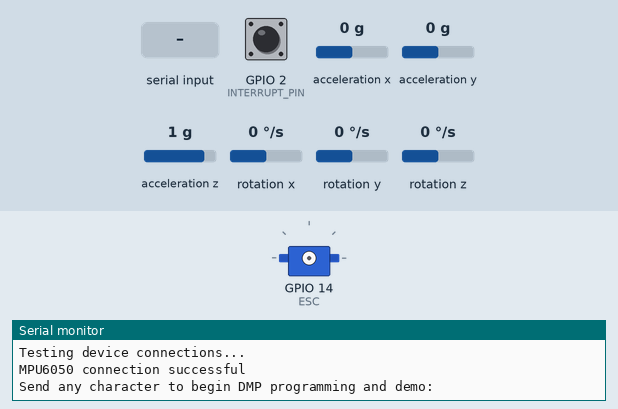
This sketch was run on a simulated ESP32. Parts: servo, the last lines printed to the serial monitor. The test bench sets the inputs (shaded band); at power-on: acceleration x 0 g, acceleration y 0 g, acceleration z 1 g, rotation z 0 °/s, GPIO 2 (INTERRUPT_PIN) HIGH, rotation x 0 °/s, rotation y 0 °/s. The sensor or clock chip raises its interrupt line as the real part does.

Above: at 0.8 s.
0.9 s: "1\n" received over Serial
At 2.2 s:
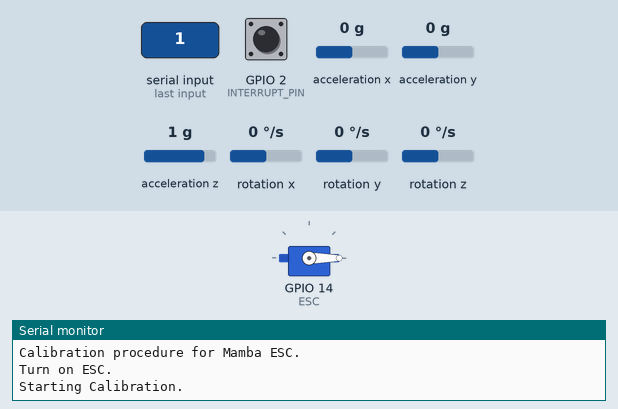
At 3.2 s:
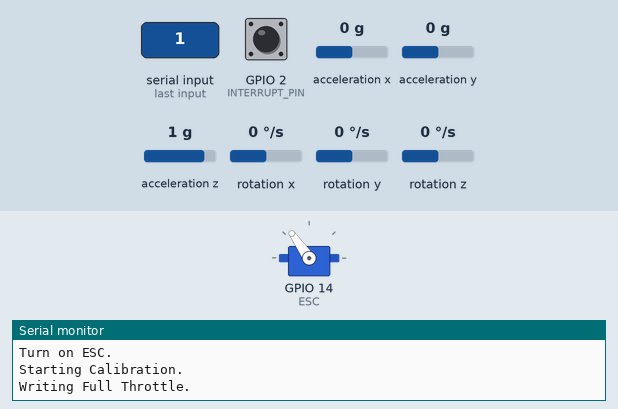
3.9 s: acceleration x set to -1.4 g
5.9 s: acceleration y set to -1.4 g
8.9 s: acceleration z set to -1.4 g
At 11.6 s:
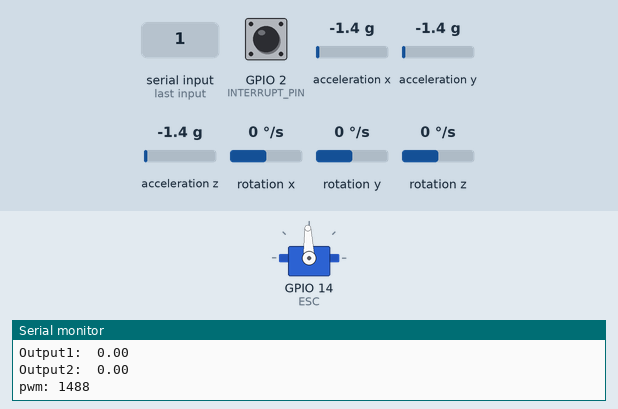
11.9 s: rotation z set to -192 °/s
13.4 s: rotation z set to 100 °/s
At 15.3 s:
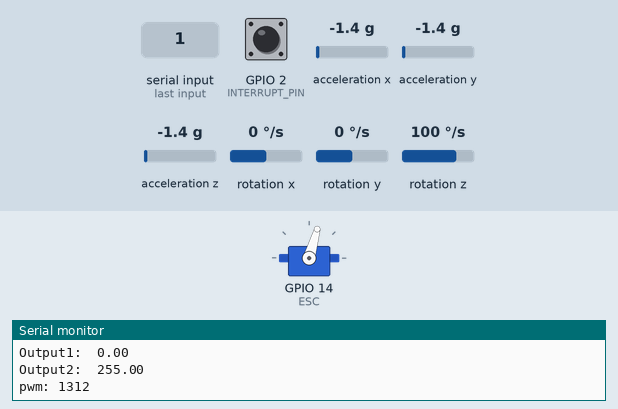
Timing chart, 0 to 17.0 s (numbered marks = the images above; inputs shaded):
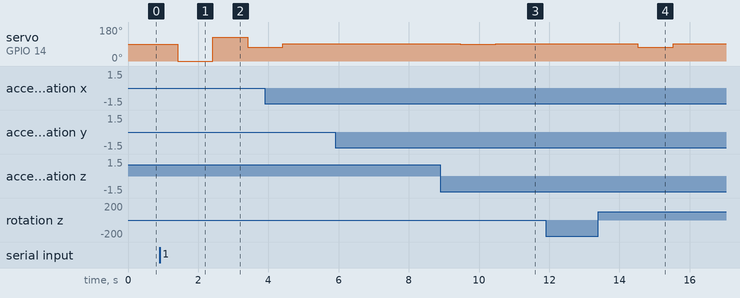

Measured:
- after the input at 0.9 s, servo on GPIO 14 (ESC): 90° → 0° after 0.51 s, → 125° 1.0 s later, → 74° 1.0 s later
- after the input at 8.9 s, servo on GPIO 14 (ESC): 92° → 89° after 0.57 s, → 92° 1.0 s later
- after the input at 13.4 s, servo on GPIO 14 (ESC): 92° → 74° after 1.1 s, → 92° 1.0 s later

The sketch:

Rwcontrol.ino
```cpp
#include "PID_v1.h"
#include <ESP32Servo.h>


// I2Cdev and MPU6050 must be installed as libraries, or else the .cpp/.h files
// for both classes must be in the include path of your project
#include "I2Cdev.h"

#include "MPU6050_6Axis_MotionApps20.h"
//#include "MPU6050.h" // not necessary if using MotionApps include file

// Arduino Wire library is required if I2Cdev I2CDEV_ARDUINO_WIRE implementation
// is used in I2Cdev.h
#if I2CDEV_IMPLEMENTATION == I2CDEV_ARDUINO_WIRE
    #include "Wire.h"
#endif

// class default I2C address is 0x68
// specific I2C addresses may be passed as a parameter here
// AD0 low = 0x68 (default for SparkFun breakout and InvenSense evaluation board)
// AD0 high = 0x69
MPU6050 mpu;
//MPU6050 mpu(0x69); // <-- use for AD0 high

Servo ESC;
int pwm = 0;
int neutral = 1488;
int fullForward = 1832;
int fullReverse = 1312;


//long timeCur, timePrev, timeStart;
double Input;
static double Output;
double Setpoint = 0;
float Kp = 1.0;
float Ki = 0.0;
float Kd = 1.0;
PID balancePID(&Input,&Output,&Setpoint,Kp,Ki,Kd,DIRECT);


#define OUTPUT_READABLE_EULER

// uncomment "OUTPUT_READABLE_YAWPITCHROLL"
#define OUTPUT_READABLE_YAWPITCHROLL


#define INTERRUPT_PIN 2  // use pin 2 on Arduino Uno & most boards
#define LED_PIN 22 // (Arduino is 13, Teensy is 11, Teensy++ is 6)
#define SDA 21
#define SCL 22
bool blinkState = false;

// MPU control/status vars
bool dmpReady = false;  // set true if DMP init was successful
uint8_t mpuIntStatus;   // holds actual interrupt status byte from MPU
uint8_t devStatus;      // return status after each device operation (0 = success, !0 = error)
uint16_t packetSize;    // expected DMP packet size (default is 42 bytes)
uint16_t fifoCount;     // count of all bytes currently in
uint8_t fifoBuffer[64]; // FIFO storage buffer

// orientation/motion vars
Quaternion q;           // [w, x, y, z]         quaternion container
VectorInt16 aa;         // [x, y, z]            accel sensor measurements
VectorInt16 aaReal;     // [x, y, z]            gravity-free accel sensor measurements
VectorInt16 aaWorld;    // [x, y, z]            world-frame accel sensor measurements
VectorFloat gravity;    // [x, y, z]            gravity vector
float euler[3];         // [psi, theta, phi]    Euler angle container
float ypr[3];           // [yaw, pitch, roll]   yaw/pitch/roll container and gravity vector

// packet structure for InvenSense teapot demo
uint8_t teapotPacket[14] = { '$', 0x02, 0,0, 0,0, 0,0, 0,0, 0x00, 0x00, '\r', '\n' };


// ================================================================
// ===               INTERRUPT DETECTION ROUTINE                ===
// ================================================================

volatile bool mpuInterrupt = false;     // indicates whether MPU interrupt pin has gone high
void dmpDataReady() {
    mpuInterrupt = true;
}

void write_pwm(float speed){
  ESC.writeMicroseconds(speed);
 // return speed;
}

void calibrateESC () {
   Serial.println("Calibration procedure for Mamba ESC.");
  Serial.println("Turn on ESC.");
  ESC.writeMicroseconds(0);
  Serial.println("Starting Calibration.");
  delay(1000);
  ESC.writeMicroseconds(1832);
  Serial.println("Writing Full Throttle.");
  delay(1000);
  ESC.writeMicroseconds(1312);
  Serial.println("Writing Full Reverse.");
  delay(1000);
  ESC.writeMicroseconds(1488);
  Serial.println("Writing Neutral.");
  delay(1000);
  Serial.println("Calibration Complete.");
}

// ================================================================
// ===                      INITIAL SETUP                       ===
// ================================================================

void setup() {
    // join I2C bus (I2Cdev library doesn't do this automatically)
    #if I2CDEV_IMPLEMENTATION == I2CDEV_ARDUINO_WIRE
        Wire.begin(SDA, SCL, 400000);
        //Wire.setClock(400000); // 400kHz I2C clock. Comment this line if having compilation difficulties
    #elif I2CDEV_IMPLEMENTATION == I2CDEV_BUILTIN_FASTWIRE
        Fastwire::setup(400, true);
    #endif

    // initialize serial communication
    // (115200 chosen because it is required for Teapot Demo output, but it's
    // really up to you depending on your project)
    Serial.begin(115200);
    while (!Serial); // wait for Leonardo enumeration, others continue immediately

    // NOTE: 8MHz or slower host processors, like the Teensy @ 3.3V or Arduino
    // Pro Mini running at 3.3V, cannot handle this baud rate reliably due to
    // the baud timing being too misaligned with processor ticks. You must use
    // 38400 or slower in these cases, or use some kind of external separate
    // crystal solution for the UART timer.

    // initialize device
    Serial.println(F("Initializing I2C devices..."));
    mpu.initialize();
    pinMode(INTERRUPT_PIN, INPUT_PULLUP);

    // verify connection
    Serial.println(F("Testing device connections..."));
    Serial.println(mpu.testConnection() ? F("MPU6050 connection successful") : F("MPU6050 connection failed"));

    // wait for ready
    Serial.println(F("\nSend any character to begin DMP programming and demo: "));
    while (Serial.available() && Serial.read()); // empty buffer
    while (!Serial.available());                 // wait for data
    while (Serial.available() && Serial.read()); // empty buffer again

    // load and configure the DMP
    Serial.println(F("Initializing DMP..."));
    devStatus = mpu.dmpInitialize();

    // supply your own gyro offsets here, scaled for min sensitivity
    mpu.setXGyroOffset(220);
    mpu.setYGyroOffset(76);
    mpu.setZGyroOffset(-85);
    mpu.setZAccelOffset(1788); // 1688 factory default for my test chip

    // make sure it worked (returns 0 if so)
    if (devStatus == 0) {
        // Calibration Time: generate offsets and calibrate our MPU6050
        mpu.CalibrateAccel(6);
        mpu.CalibrateGyro(6);
        mpu.PrintActiveOffsets();
        // turn on the DMP, now that it's ready
        Serial.println(F("Enabling DMP..."));
        mpu.setDMPEnabled(true);

        // enable Arduino interrupt detection
        Serial.print(F("Enabling interrupt detection (Arduino external interrupt "));
        Serial.print(digitalPinToInterrupt(INTERRUPT_PIN));
        Serial.println(F(")..."));
        attachInterrupt(digitalPinToInterrupt(INTERRUPT_PIN), dmpDataReady, RISING);
        mpuIntStatus = mpu.getIntStatus();

        // set our DMP Ready flag so the main loop() function knows it's okay to use it
        Serial.println(F("DMP ready! Waiting for first interrupt..."));
        dmpReady = true;

        // get expected DMP packet size for later comparison
        packetSize = mpu.dmpGetFIFOPacketSize();
    } else {
        // ERROR!
        // 1 = initial memory load failed
        // 2 = DMP configuration updates failed
        // (if it's going to break, usually the code will be 1)
        Serial.print(F("DMP Initialization failed (code "));
        Serial.print(devStatus);
        Serial.println(F(")"));
    }

    ESC.attach(14);  //49
    balancePID.SetMode(AUTOMATIC); //
    balancePID.SetOutputLimits(0,255);
    // configure LED for output
    pinMode(LED_PIN, OUTPUT);
    calibrateESC();


}


// ================================================================
// ===                    MAIN PROGRAM LOOP                     ===
// ================================================================

void loop() {
    // if programming failed, don't try to do anything
    if (!dmpReady) return;
    // read a packet from FIFO
    if (mpu.dmpGetCurrentFIFOPacket(fifoBuffer))  { // Get the Latest packet
        /*
        && (millis()-timeCur > 10)
        timePrev = timeCur;
        timeCur = millis();
        */


        #ifdef OUTPUT_READABLE_EULER
            // display Euler angles in degrees
            mpu.dmpGetQuaternion(&q, fifoBuffer);
            mpu.dmpGetEuler(euler, &q);
            Serial.print("euler\t");
            Serial.print(euler[0] * 180/M_PI);
            Serial.print("\t");
            Serial.print(euler[1] * 180/M_PI);
            Serial.print("\t");
            Serial.println(euler[2] * 180/M_PI);
        #endif

        #ifdef OUTPUT_READABLE_YAWPITCHROLL
            // display Euler angles in degrees
            mpu.dmpGetQuaternion(&q, fifoBuffer);
            mpu.dmpGetGravity(&gravity, &q);
            mpu.dmpGetYawPitchRoll(ypr, &q, &gravity);
            Serial.print("ypr\t");
            Serial.print(ypr[0] * 180/M_PI);
            Serial.print("\t");
            Serial.print(ypr[1] * 180/M_PI);
            Serial.print("\t");
            Serial.println(ypr[2] * 180/M_PI);

            Input = ypr[0] * 180/M_PI;
        #endif


        // blink LED to indicate activity
        blinkState = !blinkState;
        digitalWrite(LED_PIN, blinkState);

        Setpoint = 0;

        Serial.print("Input:\t");
        Serial.println(Input);


        if(Input < 0){
        balancePID.SetControllerDirection(REVERSE);
        }
        else{
        balancePID.SetControllerDirection(DIRECT);
        }

        Serial.print("Output1:\t");
        Serial.println(Output);

        balancePID.Compute();

        Serial.print("Output2:\t");
        Serial.println(Output);


       if (0<=Input && Input <=180)
          pwm = map(Output, 0, 255, 1488, 1832);
        }

        if (0>Input && Input > -180){
          pwm = map(Output, 0, 255, 1488, 1312);
        }


        //pwm Output
        Serial.print("pwm: ");
        Serial.println(pwm);

        //pwm, output
        write_pwm(pwm);

        delay(1000);

        Serial.println("Done");


}
```
